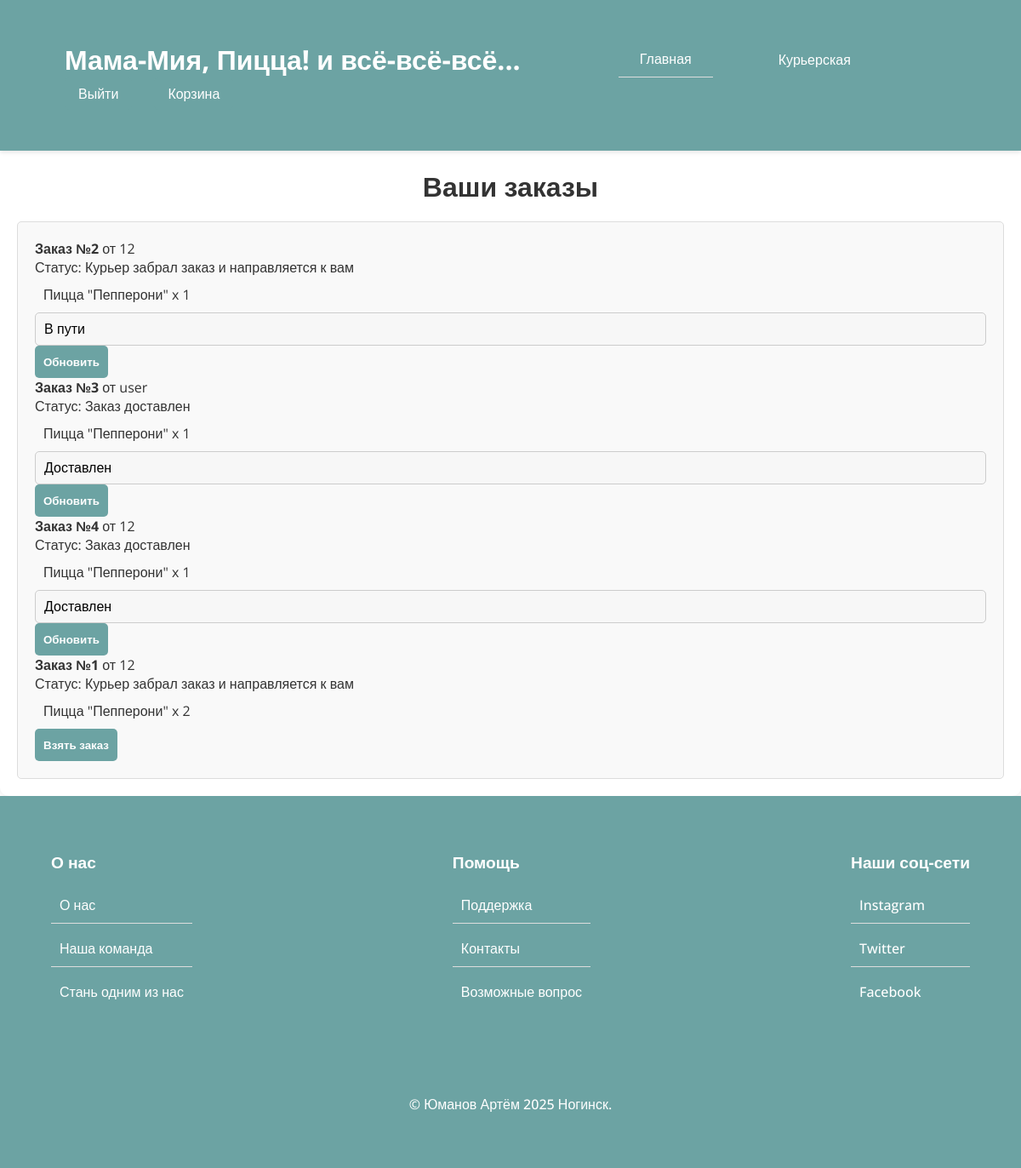
Page /courier/ (signed in) on the earlier database version.
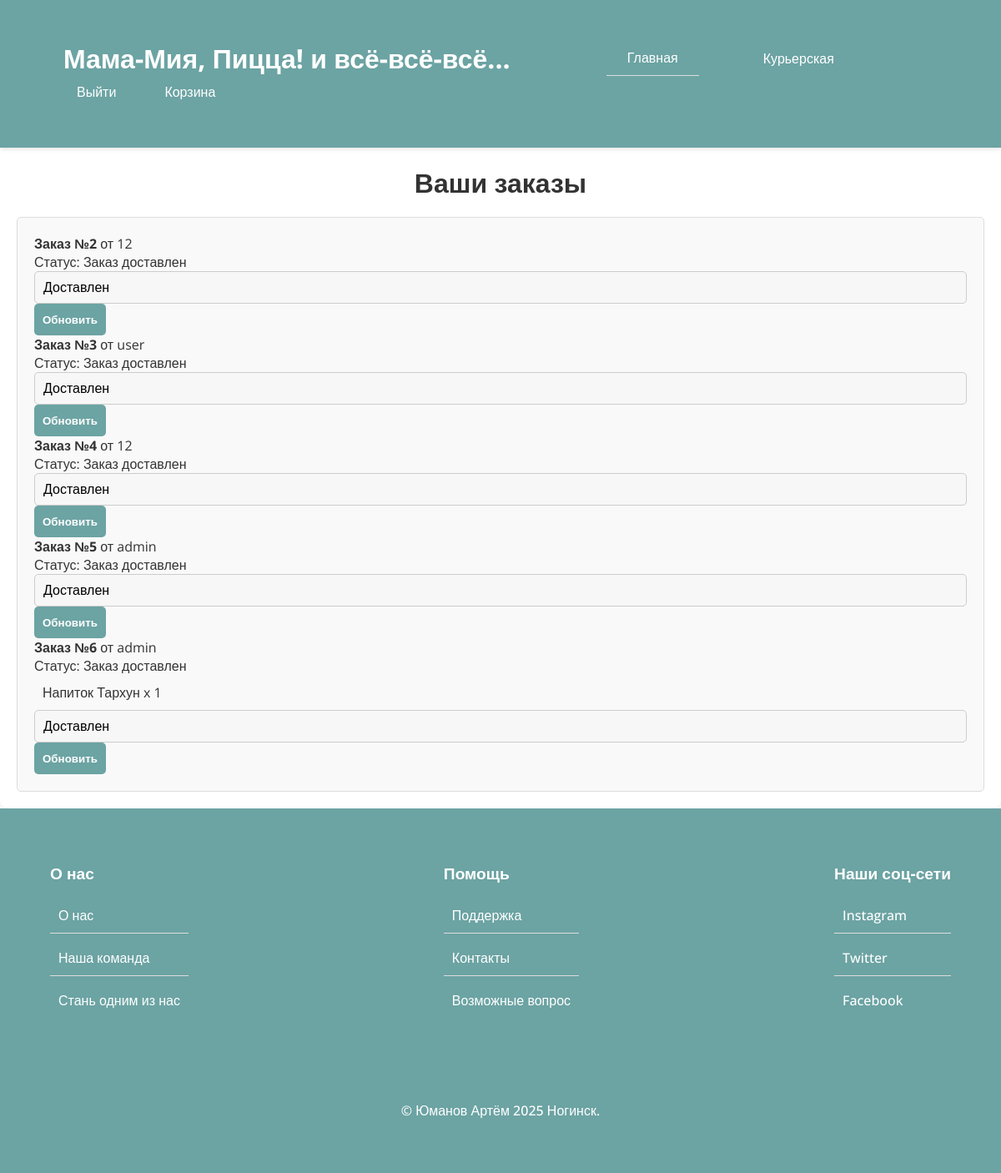
Same page on the later database version.
### main/models.py (models this page shows, shortened)
class Order(models.Model):
    STATUS_CHOICES = [
        ("Курьер забрал заказ и направляется к вам", "Курьер забрал заказ и направляется к вам"),
        ("Заказ доставлен", "Заказ доставлен"),
    ]
    user = models.ForeignKey(User, on_delete=models.CASCADE, related_name="orders")
    status = models.CharField(max_length=100, choices=STATUS_CHOICES, default="Курьер забрал заказ и направляется к вам")
    courier = models.ForeignKey(User, on_delete=models.SET_NULL, null=True, blank=True, related_name="deliveries")
    created_at = models.DateTimeField(auto_now_add=True)

class User(AbstractUser):
    is_courier = models.BooleanField(default=False)
    is_admin = models.BooleanField(default=False)

class OrderItem(models.Model):
    order = models.ForeignKey(Order, on_delete=models.CASCADE, related_name="items")
    product = models.ForeignKey(Product, on_delete=models.CASCADE)
    quantity = models.PositiveIntegerField(default=1)

class Product(models.Model):
    CATEGORY_CHOICES = [
        ("Горячее", "Горячее"),
        ("Второе", "Второе"),
        ("Напитки", "Напитки"),
        ("Десерты", "Десерты"),
    ]
    name = models.CharField(max_length=100)
    price = models.DecimalField(max_digits=8, decimal_places=2)
    image = models.ImageField(upload_to="uploads/")
    category = models.CharField(max_length=20, choices=CATEGORY_CHOICES)

### main/views.py (the view, shortened to what this page needs)
# urls.py: path('courier/', views.courier_panel_view, name='courier_panel'),
@login_required
def courier_panel_view(request):
    from .models import Order
    if not request.user.is_courier:
        return redirect('home')
    orders = Order.objects.filter(models.Q(courier=request.user) | models.Q(courier__isnull=True))
    return render(request, "main/courier_panel.html", {"orders": orders})

### main/templates/main/courier_panel.html (shortened to what this page needs)
{% extends "main/base.html" %}
{% load static %}
{% block content %}
<link rel="stylesheet" href="{% static 'main/css/panel.css' %}">
<link rel="stylesheet" href="{% static 'main/css/cart.css' %}">
<link rel="stylesheet" href="{% static 'main/css/cour.css' %}">
<div class="admin-container">
    <h1>Ваши заказы</h1>
    <div class="admin-section">
        <table id="order-list">
            <tbody>
                {% for order in orders %}
    <div class="order-block">
        <p><strong>Заказ №{{ order.id }}</strong> от {{ order.user.username }}</p>
        <p>Статус: {{ order.status }}</p>
        <ul>
            {% for item in order.items.all %}
                <li>{{ item.product.name }} x {{ item.quantity }}</li>
            {% endfor %}
        </ul>
        {% if not order.courier %}
            <form method="post">
                <button type="submit">Взять заказ</button>
            </form>
                {% else %}
                    <form method="post">
                        <select name="status">
                            <option value="Курьер забрал заказ и направляется к вам" {% if order.status == "Курьер забрал заказ и направляется к вам" %}selected{% endif %}>В пути</option>
                            <option value="Заказ доставлен" {% if order.status == "Заказ доставлен" %}selected{% endif %}>Доставлен</option>
                        </select>
                        <button type="submit">Обновить</button>
                    </form>
                {% endif %}
    </div>
        {% endfor %}
            </tbody>
        </table>
    </div>
</div>
{% endblock %}

Differences in the rows shown:
removed OrderItem: product.name "Пицца \"Пепперони\"", quantity "1", shown under Order id 2
removed OrderItem: product.name "Пицца \"Пепперони\"", quantity "1", shown under Order "user"
removed OrderItem: product.name "Пицца \"Пепперони\"", quantity "1", shown under Order id 4
no longer on this page (row edited): Order: id "1", user.username "12", status "Курьер забрал заказ и направляется к вам"
removed OrderItem: product.name "Пицца \"Пепперони\"", quantity "2", shown under "1"
changed Order id 2: status "Курьер забрал заказ и направляется к вам" → "Заказ доставлен"; status "В пути" → "Доставлен"
added Order: id "5", user.username "admin", status "Заказ доставлен", status "Доставлен"
added Order: id "6", user.username "admin", status "Заказ доставлен", status "Доставлен"
added OrderItem: product.name "Напиток Тархун", quantity "1", shown under "6"
